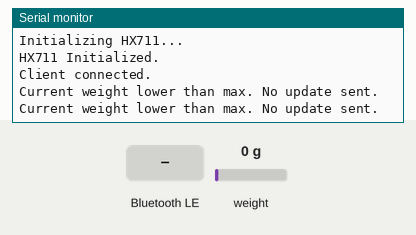
This sketch was run on a simulated ESP32. On the bench: the last lines printed to the serial monitor. The test bench sets the inputs (shaded band); at power-on: weight on the scale 0 g. Nothing arrives over Bluetooth unless stated; a phone connects over Bluetooth LE 3 s after start.

Above: at 3.6 s.
3.7 s: weight on the scale set to 100 g
At 4.4 s:
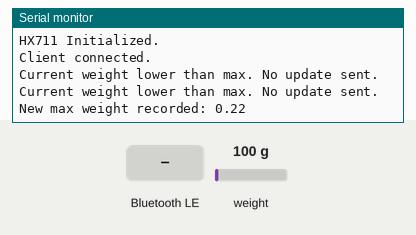
5.5 s: Bluetooth LE write "1" received
At 5.83 s:
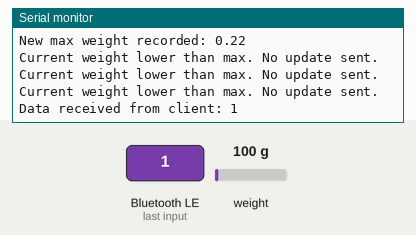
7.0 s: Bluetooth LE write "0" received
At 7.33 s:
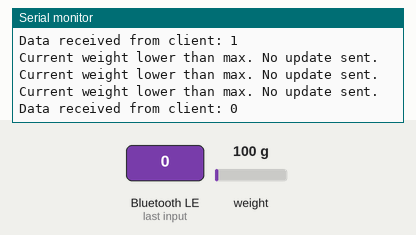
8.5 s: weight on the scale set to 1250 g
At 8.9 s:
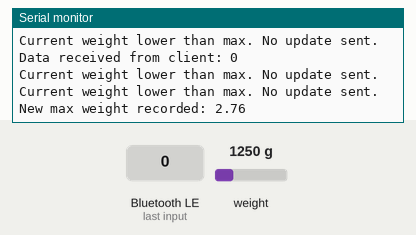

The sketch:

bluetooth-main.ino
```cpp
#include <BLEDevice.h>
#include <BLEServer.h>
#include <BLEUtils.h>
#include <BLE2902.h>
#include <HX711_ADC.h> // Library for HX711

// Define BLE UUIDs
#define SERVICE_UUID "549BC4EF-AEA1-217E-B975-1C0FA4488D47"
#define TX_UUID "6E400003-B5A3-F393-E0A9-E50E24DCCA9A" // TX UUID (Notify)
#define RX_UUID "6E400002-B5A3-F393-E0A9-E50E24DCCA9E" // RX UUID (Write)

// Define HX711 pins
#define HX711_DT 4  // Data pin connected to ESP32 GPIO4
#define HX711_SCK 5 // Clock pin connected to ESP32 GPIO5

HX711_ADC hx711(HX711_DT, HX711_SCK);

BLEServer *pServer = NULL;
BLECharacteristic *pTxCharacteristic = NULL;
BLECharacteristic *pRxCharacteristic = NULL;
bool deviceConnected = false;
bool oldDeviceConnected = false;

// BLE Server Callbacks
class MyServerCallbacks : public BLEServerCallbacks {
    void onConnect(BLEServer *pServer) {
        deviceConnected = true;
        Serial.println("Client connected.");
    }
    void onDisconnect(BLEServer *pServer) {
        deviceConnected = false;
        Serial.println("Client disconnected.");
    }
};

class MyRxCallbacks : public BLECharacteristicCallbacks {
    void onWrite(BLECharacteristic *pCharacteristic) {
        // Get the raw data and its length
        uint8_t* data = pCharacteristic->getData();
        size_t length = pCharacteristic->getLength();

        if (data != nullptr && length > 0) {
            // Convert raw data to Arduino String
            String receivedData = "";
            for (size_t i = 0; i < length; i++) {
                receivedData += (char)data[i];
            }

            // Debug: Log the received data
            Serial.println("Data received from client: " + receivedData);
        } else {
            Serial.println("No data received from client.");
        }
    }
};


void setup() {
    Serial.begin(115200);

    // Initialize BLE
    BLEDevice::init("Voyager Pro");
    pServer = BLEDevice::createServer();
    pServer->setCallbacks(new MyServerCallbacks());

    // Create BLE Service
    BLEService *pService = pServer->createService(SERVICE_UUID);

    // Create TX Characteristic (Notify)
    pTxCharacteristic = pService->createCharacteristic(
        TX_UUID,
        BLECharacteristic::PROPERTY_NOTIFY
    );
    pTxCharacteristic->addDescriptor(new BLE2902()); // Required for notifications

    // Create RX Characteristic (Write)
    pRxCharacteristic = pService->createCharacteristic(
        RX_UUID,
        BLECharacteristic::PROPERTY_WRITE
    );
    pRxCharacteristic->setCallbacks(new MyRxCallbacks());

    // Start BLE Service
    pService->start();

    // Start Advertising
    pServer->getAdvertising()->addServiceUUID(SERVICE_UUID);
    pServer->getAdvertising()->start();
    Serial.println("BLE advertising started.");

    // Initialize HX711
    Serial.println("Initializing HX711...");
    hx711.begin();
    hx711.start(2000); // Allow HX711 to stabilize
    hx711.setCalFactor(0.9); // Set calibration factor (adjust this for your load cell)
    Serial.println("HX711 Initialized.");
}

// Define a variable to store the highest weight
float maxWeight = 0.0;

void loop() {
    if (deviceConnected) {
        // Check if HX711 is ready to provide data
        if (hx711.update()) {
            // Get weight data in grams and convert to kilograms
            float weightInKg = (hx711.getData() / 1000.0) * 2.20462;

            // Update maxWeight if the current weight is higher
            if (weightInKg > maxWeight) {
                maxWeight = weightInKg;

                // Format maxWeight data as a string
                String maxWeightString = String(maxWeight, 2); // Two decimal places

                // Send max weight data over BLE
                pTxCharacteristic->setValue(maxWeightString.c_str());
                pTxCharacteristic->notify();

                // Debug log
                Serial.println("New max weight recorded: " + maxWeightString);
            } else {
                Serial.println("Current weight lower than max. No update sent.");
            }
        } else {
            Serial.println("No data from HX711...");
        }

        delay(500); // Stability delay
    }

    // Handle device disconnection and restart advertising if needed
    if (!deviceConnected && oldDeviceConnected) {
        delay(100);
        pServer->startAdvertising();
        Serial.println("Restarting BLE advertising...");
        oldDeviceConnected = deviceConnected;
    }

    if (deviceConnected && !oldDeviceConnected) {
        oldDeviceConnected = deviceConnected;
    }
}
```

Measured:
- after the input at 3.7 s, the serial monitor: prints a new line after 0.30 s (image 1)
- after the input at 5.5 s, the serial monitor: prints a new line after 0.05 s (image 2)
- after the input at 7.0 s, the serial monitor: prints a new line after 0.05 s (image 3)
- after the input at 8.5 s, the serial monitor: prints a new line at once (image 4)
